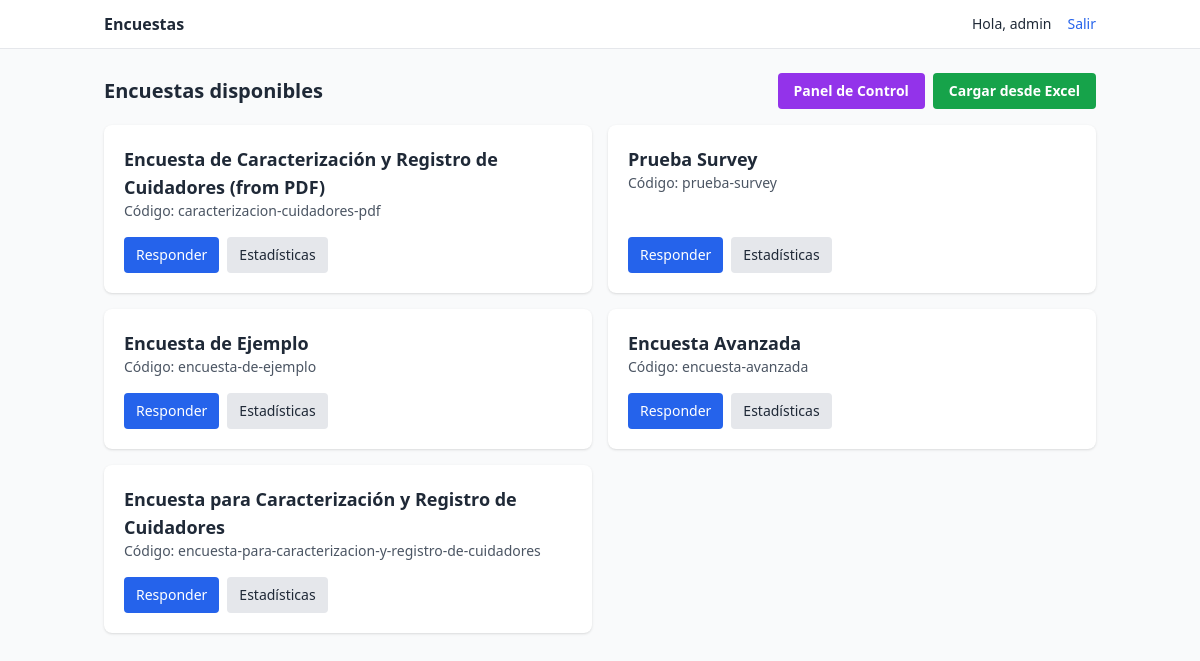
The app's page / (signed in) with its own data.
### surveys/models.py (models this page shows, shortened)
class Survey(models.Model):
    name = models.CharField(max_length=200, unique=True)
    description = models.TextField(blank=True)
    code = models.SlugField(max_length=80, unique=True)
    is_active = models.BooleanField(default=True)
    created_at = models.DateTimeField(auto_now_add=True)
    require_token = models.BooleanField(default=False)

### surveys/views.py (the view)
# urls.py: path("", views.survey_list, name="list"),
@login_required
def survey_list(request):
    surveys = Survey.objects.filter(is_active=True)
    return render(request, 'surveys/survey_list.html', {'surveys': surveys})

### surveys/templates/surveys/survey_list.html (shortened to what this page needs)
{% extends "surveys/base.html" %}
{% block content %}
<div class="flex justify-between items-center mb-4">
  <h1 class="text-xl font-semibold">Encuestas disponibles</h1>
  {% if user.is_staff %}
  <div class="flex space-x-2">
    <a href="{% url 'surveys:dashboard' %}" class="px-4 py-2 rounded bg-purple-600 text-white text-sm font-semibold hover:bg-purple-700">
      Panel de Control
    </a>
    <a href="{% url 'surveys:survey_upload' %}" class="px-4 py-2 rounded bg-green-600 text-white text-sm font-semibold hover:bg-green-700">
      Cargar desde Excel
    </a>
  </div>
  {% endif %}
</div>
<div class="grid sm:grid-cols-2 gap-4">
  {% for s in surveys %}
    <div class="bg-white p-5 rounded-lg shadow flex flex-col justify-between">
      <div>
        <h2 class="font-semibold text-lg">{{ s.name }}</h2>
        <p class="text-sm text-gray-600">Código: {{ s.code }}</p>
      </div>
      <div class="mt-4 flex space-x-2">
        <a href="{% url 'surveys:fill' s.code %}" class="px-3 py-2 rounded bg-blue-600 text-white text-sm">Responder</a>
        {% if user.is_staff %}
        <a href="{% url 'surveys:stats' s.code %}" class="px-3 py-2 rounded bg-gray-200 text-gray-800 text-sm">Estadísticas</a>
        {% endif %}
      </div>
    </div>
  {% empty %}
    <p>No hay encuestas activas.</p>
  {% endfor %}
</div>
{% endblock %}

### surveys/templates/surveys/base.html (shortened to what this page needs)
{% load static %}
<!doctype html>
<html lang="es">
<head>
  <script src="https://cdn.tailwindcss.com"></script>
</head>
<body class="bg-gray-50 text-gray-800">
  <nav class="bg-white border-b sticky top-0 z-10">
    <div class="max-w-5xl mx-auto px-4 py-3 flex items-center justify-between">
      <a href="{% url 'surveys:list' %}" class="flex items-center gap-2 font-semibold">
        Encuestas
      </a>
      <div class="flex items-center gap-4">
        {% if user.is_authenticated %}
          <span class="text-sm">Hola, {{ user.username }}</span>
          <a class="text-sm text-blue-600" href="{% url 'logout' %}">Salir</a>
        {% elif not public %}
          <a class="text-sm text-blue-600" href="{% url 'login' %}">Ingresar</a>
          <a class="text-sm text-blue-600" href="{% url 'signup' %}">Crear cuenta</a>
        {% endif %}
      </div>
    </div>
  </nav>
  <main class="max-w-5xl mx-auto px-4 py-6">
    {% block content %}{% endblock %}
  </main>
</body>
</html>

### records on screen
Survey: name "Encuesta de Caracterización y Registro de Cuidadores (from PDF)", code "caracterizacion-cuidadores-pdf"
Survey: name "Prueba Survey", code "prueba-survey"
Survey: name "Encuesta de Ejemplo", code "encuesta-de-ejemplo"
Survey: name "Encuesta Avanzada", code "encuesta-avanzada"
Survey: name "Encuesta para Caracterización y Registro de Cuidadores", code "encuesta-para-caracterizacion-y-registro-de-cuidadores"

### other values on screen
{{ user.username }} "admin"
